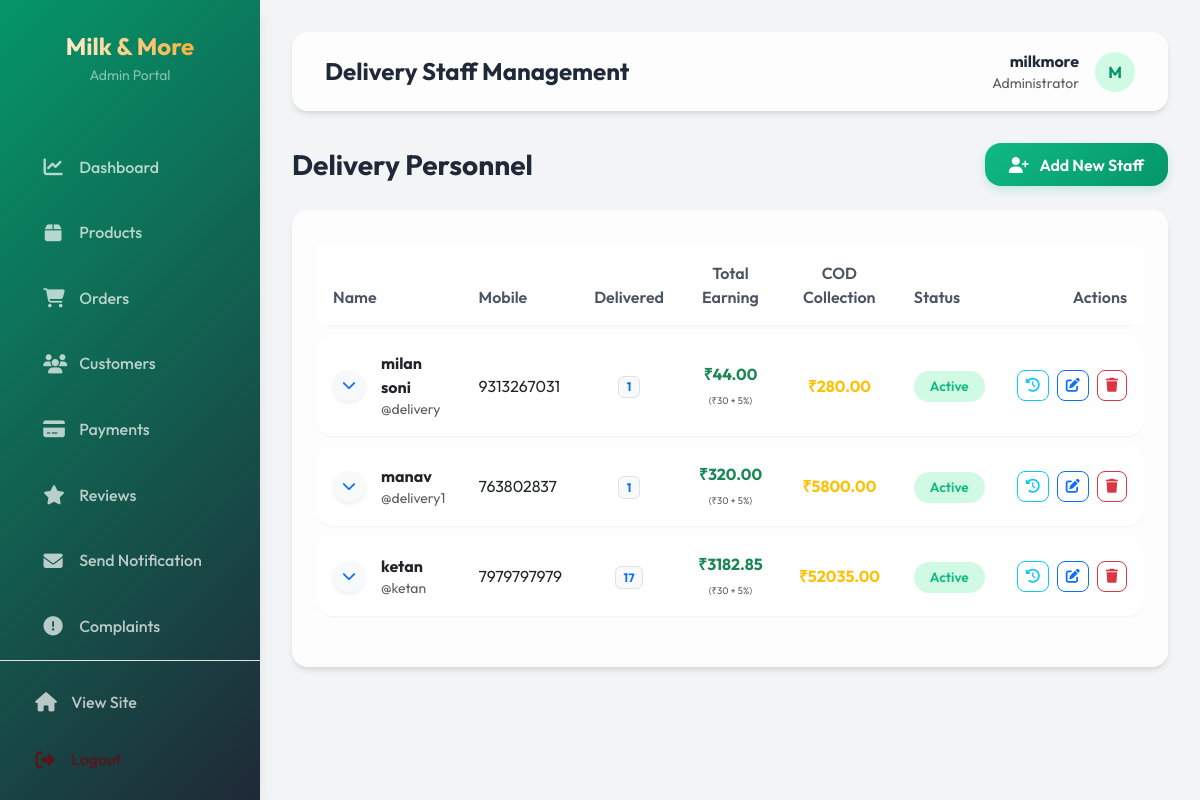
The app's page /admin-delivery-persons/ (signed in) with its own data.
### app/models.py (models this page shows, shortened)
class DeliveryPerson(models.Model):
    user = models.OneToOneField(User, on_delete=models.CASCADE)
    name = models.CharField(max_length=100)
    mobile = models.CharField(max_length=15)
    address = models.TextField()
    is_active = models.BooleanField(default=True)

### app/views.py (the view)
# urls.py: path("admin-delivery-persons/", admin_delivery_persons, name="admin-delivery-persons"),
@user_passes_test(is_admin)
def admin_delivery_persons(request):
    delivery_persons = DeliveryPerson.objects.all()
    for dp in delivery_persons:
        assigned_orders = OrderPlaced.objects.filter(delivery_person=dp).select_related('payment', 'product', 'customer').order_by('-ordered_date')
        grouped_orders = get_grouped_orders(assigned_orders)
        dp.delivered_groups = [g for g in grouped_orders if g['status'] == 'Delivered']
        dp.total_earning = sum(g['earning'] for g in dp.delivered_groups)
        dp.total_collection = sum(g['total_amount'] for g in dp.delivered_groups if g['payment'] and g['payment'].razorpay_payment_status == 'Cash On Delivery')
        dp.completed_tasks = len(dp.delivered_groups)
    return render(request, 'admin_panel/delivery_persons.html', locals())

### app/context_processors.py (called while the page is built, shortened)
def regional_restriction(request):
    is_delivery = hasattr(request.user, 'deliveryperson')
    return {
        'is_in_ahmedabad': True, # Default to True for guests/staff to avoid blocking
        'has_any_address': False,
        'show_restricted_overlay': False
    }

### app/models.py (called while the page is built)
    @property
    def total_cost(self):
        return self.quantity * self.price

### app/views.py (called while the page is built)
def is_admin(user):
    return user.is_superuser or user.is_staff

### Dairy-webapp-main/app/templates/admin_panel/delivery_persons.html (shortened to what this page needs)
{% extends 'admin_panel/base.html' %}
{% load static %}
{% block page_title %}Delivery Staff Management{% endblock %}
{% block content %}
<div class="d-flex justify-content-between align-items-center mb-4">
    <h3 class="fw-bold mb-0">Delivery Personnel</h3>
    <a href="{% url 'admin-add-delivery-person' %}" class="btn btn-premium">
        <i class="fa-solid fa-user-plus me-2"></i> Add New Staff
    </a>
</div>
<div class='glass-card'>
    <div class='table-responsive'>
        <table class='table custom-table'>
            <thead>
                <tr>
                    <th>Name</th>
                    <th>Mobile</th>
                    <th class="text-center">Delivered</th>
                    <th class="text-center">Total Earning</th>
                    <th class="text-center">COD Collection</th>
                    <th>Status</th>
                    <th class="text-end">Actions</th>
                </tr>
            </thead>
            <tbody>
                {% for dp in delivery_persons %}
                <tr class="main-row">
                    <td>
                        <div class="d-flex align-items-center gap-3">
                            <button class="btn btn-sm btn-light rounded-circle shadow-sm collapsed" type="button" data-bs-toggle="collapse" data-bs-target="#breakout{{dp.id}}" aria-expanded="false">
                                <i class="fa-solid fa-chevron-down text-primary"></i>
                            </button>
                            <div>
                                <div class='fw-bold text-dark'>{{ dp.name }}</div>
                                <div class="small text-muted">@{{ dp.user.username }}</div>
                            </div>
                        </div>
                    </td>
                    <td>{{ dp.mobile }}</td>
                    <td class="text-center">
                        <span class="badge bg-light text-primary border">{{ dp.completed_tasks }}</span>
                    </td>
                    <td class="text-center">
                        <div class="fw-bold text-success">₹{{ dp.total_earning|floatformat:2 }}</div>
                        <small class="text-muted" style="font-size: 0.6rem;">(₹30 + 5%)</small>
                    </td>
                    <td class="text-center">
                        <div class="fw-bold text-warning">₹{{ dp.total_collection|floatformat:2 }}</div>
                    </td>
                    <td>
                        <span
                            class="status-badge {% if dp.is_active %}status-delivered{% else %}status-pending{% endif %}">
                            {% if dp.is_active %}Active{% else %}Inactive{% endif %}
                        </span>
                    </td>
                    <td class="text-end">
                        <div class="d-flex justify-content-end gap-2">
                            <button class="btn btn-sm btn-outline-info collapsed" style="border-radius: 8px;" type="button" data-bs-toggle="collapse" data-bs-target="#breakout{{dp.id}}" title="View History">
                                <i class="fa-solid fa-history"></i>
                            </button>
                            <a href="{% url 'admin-update-delivery-person' dp.id %}"
                                class="btn btn-sm btn-outline-primary" style="border-radius: 8px;">
                                <i class="fa-solid fa-edit"></i>
                            </a>
                            <a href="{% url 'admin-delete-delivery-person' dp.id %}"
                                class="btn btn-sm btn-outline-danger" style="border-radius: 8px;"
                                onclick="return confirm('Are you sure you want to delete this delivery person?')">
                                <i class="fa-solid fa-trash"></i>
                            </a>
                        </div>
                    </td>
                </tr>
                {% empty %}
                <tr>
                    <td colspan='5' class='text-center py-4 text-muted'>No delivery personnel found.</td>
                </tr>
                {% endfor %}
            </tbody>
        </table>
    </div>
</div>
{% endblock %}

### Dairy-webapp-main/app/templates/admin_panel/base.html (shortened to what this page needs)
{% load static %}
<!DOCTYPE html>
<html lang="en">
<head>
    <link rel="stylesheet" href="https://cdnjs.cloudflare.com/ajax/libs/font-awesome/6.4.0/css/all.min.css">
    <link href="https://cdn.jsdelivr.net/npm/bootstrap@5.3.0/dist/css/bootstrap.min.css" rel="stylesheet">
</head>
<body>
    <div class="sidebar">
        <div class="sidebar-header">
            <h3>Milk & More</h3>
            <p class="text-white-50 small mt-1">Admin Portal</p>
        </div>
        <div class="nav-links-wrapper">
            <ul class="nav-links" style="margin-top: 0;">
                <li class="nav-item">
                    <a href="{% url 'admin-dashboard' %}"
                        class="nav-link {% if request.resolver_match.url_name == 'admin-dashboard' %}active{% endif %}">
                        <i class="fa-solid fa-chart-line"></i> Dashboard
                    </a>
                </li>
                <li class="nav-item">
                    <a href="{% url 'admin-products' %}"
                        class="nav-link {% if 'product' in request.resolver_match.url_name %}active{% endif %}">
                        <i class="fa-solid fa-box"></i> Products
                    </a>
                </li>
                <li class="nav-item">
                    <a href="{% url 'admin-orders' %}"
                        class="nav-link {% if 'order' in request.resolver_match.url_name and 'delivery-person' not in request.resolver_match.url_name %}active{% endif %}">
                        <i class="fa-solid fa-cart-shopping"></i> Orders
                    </a>
                </li>
                <li class="nav-item">
                    <a href="{% url 'admin-customers' %}"
                        class="nav-link {% if 'customer' in request.resolver_match.url_name %}active{% endif %}">
                        <i class="fa-solid fa-users"></i> Customers
                    </a>
                </li>
                <li class="nav-item">
                    <a href="{% url 'admin-payments' %}"
                        class="nav-link {% if 'payment' in request.resolver_match.url_name %}active{% endif %}">
                        <i class="fa-solid fa-credit-card"></i> Payments
                    </a>
                </li>
                <li class="nav-item">
                    <a href="{% url 'admin-reviews' %}"
                        class="nav-link {% if 'review' in request.resolver_match.url_name %}active{% endif %}">
                        <i class="fa-solid fa-star"></i> Reviews
                    </a>
                </li>
                <li class="nav-item">
                    <a href="{% url 'admin-send-notification' %}"
                        class="nav-link {% if request.resolver_match.url_name == 'admin-send-notification' %}active{% endif %}">
                        <i class="fa-solid fa-envelope"></i> Send Notification
                    </a>
                </li>
                <li class="nav-item">
                    <a href="{% url 'admin-complaints' %}"
                        class="nav-link {% if 'complaint' in request.resolver_match.url_name %}active{% endif %}">
                        <i class="fa-solid fa-circle-exclamation"></i> Complaints
                    </a>
                </li>
                <li class="nav-item">
                </li>
            </ul>
        </div>
        <div class="sidebar-footer p-3 border-top border-white-25">
            <ul class="nav-links m-0">
                <li class="nav-item p-0">
                    <a href="{% url 'home' %}" class="nav-link">
                        <i class="fa-solid fa-house"></i> View Site
                    </a>
                </li>
                <li class="nav-item p-0 mt-2">
                    <a href="{% url 'logout' %}" class="nav-link text-danger-emphasis">
                        <i class="fa-solid fa-right-from-bracket"></i> Logout
                    </a>
                </li>
            </ul>
        </div>
    </div>
    <div class="main-content">
        <header class="top-header animate-fade-in">
            <div class="page-info">
                <h4 class="mb-0 fw-bold">{% block page_title %}Dashboard{% endblock %}</h4>
            </div>
            <div class="user-profile">
                <div class="text-end d-none d-md-block">
                    <p class="mb-0 fw-bold">{{ request.user.username }}</p>
                    <p class="mb-0 small text-muted">Administrator</p>
                </div>
                <div class="user-avatar text-uppercase">
                    {{ request.user.username|slice:":1" }}
                </div>
            </div>
        </header>
        <div class="animate-fade-in" style="animation-delay: 0.1s;">
            {% block content %}{% endblock %}
        </div>
    </div>
</body>
</html>

### Dairy-webapp-main/app/templates/admin_panel/base.html (style rules this page uses)
:root { --emerald: #10b981; --emerald-dark: #059669; --emerald-light: #d1fae5; --gold: #f59e0b; --gold-dark: #d97706; --dark: #1f2937; --light: #f9fafb; --white: #ffffff; --glass: rgba(255, 255, 255, 0.8); --shadow-sm: 0 1px 2px 0 rgba(0, 0, 0, 0.05); --shadow: 0 4px 6px -1px rgba(0, 0, 0, 0.1), 0 2px 4px -1px rgba(0, 0, 0, 0.06); --shadow-lg: 0 10px 15px -3px rgba(0, 0, 0, 0.1), 0 4px 6px -2px rgba(0, 0, 0, 0.05); --radius: 16px; }
body { font-family: 'Outfit', sans-serif; background-color: #f3f4f6; color: var(--dark); margin: 0; padding: 0; overflow-x: hidden; }
.sidebar { width: 260px; height: 100vh; position: fixed; left: 0; top: 0; background: linear-gradient(135deg, var(--emerald-dark), var(--dark)); color: white; transition: all 0.3s ease; z-index: 1000; box-shadow: var(--shadow-lg); display: flex; flex-direction: column; }
.sidebar-header { padding: 2rem 1.5rem; text-align: center; flex-shrink: 0; }
.nav-links-wrapper { flex-grow: 1; overflow-y: auto; padding-bottom: 2rem; }
.nav-links-wrapper { -ms-overflow-style: none; scrollbar-width: none; }
.sidebar-header h3 { font-weight: 700; font-size: 1.5rem; margin: 0; background: linear-gradient(to right, #fff, var(--gold)); -webkit-background-clip: text; background-clip: text; -webkit-text-fill-color: transparent; }
.nav-links { list-style: none; padding: 0; margin-top: 2rem; }
.nav-item { padding: 0.5rem 1.5rem; }
.nav-link { color: rgba(255, 255, 255, 0.7); text-decoration: none; display: flex; align-items: center; padding: 0.8rem 1.2rem; border-radius: var(--radius); transition: all 0.3s ease; font-weight: 500; }
.nav-link i { margin-right: 1rem; font-size: 1.2rem; width: 20px; text-align: center; }
.main-content { margin-left: 260px; padding: 2rem; transition: all 0.3s ease; min-height: 100vh; }
.top-header { display: flex; justify-content: space-between; align-items: center; margin-bottom: 2rem; background: var(--glass); backdrop-filter: blur(10px); padding: 1rem 2rem; border-radius: var(--radius); box-shadow: var(--shadow); border: 1px solid rgba(255, 255, 255, 0.3); }
.user-profile { display: flex; align-items: center; gap: 1rem; }
.user-avatar { width: 40px; height: 40px; border-radius: 50%; background: var(--emerald-light); display: flex; align-items: center; justify-content: center; color: var(--emerald-dark); font-weight: 700; }
.glass-card { background: var(--glass); backdrop-filter: blur(10px); border-radius: var(--radius); padding: 1.5rem; border: 1px solid rgba(255, 255, 255, 0.3); box-shadow: var(--shadow); transition: all 0.3s ease; }
.btn-premium { background: linear-gradient(135deg, var(--emerald), var(--emerald-dark)); color: white; border: none; padding: 0.6rem 1.5rem; border-radius: var(--radius); font-weight: 600; transition: all 0.3s ease; box-shadow: 0 4px 10px rgba(16, 185, 129, 0.2); }
.custom-table { width: 100%; border-collapse: separate; border-spacing: 0 10px; }
.custom-table tr { background: var(--white); border-radius: var(--radius); box-shadow: var(--shadow-sm); transition: all 0.2s ease; }
.custom-table th { border: none; padding: 1rem; font-weight: 600; color: #4b5563; }
.custom-table td { border: none; padding: 1rem; vertical-align: middle; }
.custom-table td:first-child { border-top-left-radius: var(--radius); border-bottom-left-radius: var(--radius); }
.custom-table td:last-child { border-top-right-radius: var(--radius); border-bottom-right-radius: var(--radius); }
.status-badge { padding: 0.4rem 1rem; border-radius: 50px; font-size: 0.85rem; font-weight: 600; }
.status-delivered { background: #d1fae5; color: #10b981; }
.animate-fade-in { animation: fadeIn 0.5s ease forwards; }

### Dairy-webapp-main/app/templates/admin_panel/delivery_persons.html (style rules this page uses)
[data-bs-toggle="collapse"] i { transition: transform 0.35s ease; }
.custom-table tr.main-row { transition: all 0.3s ease; }

### records on screen
DeliveryPerson: name "milan soni", user.username "delivery", mobile "9313267031", completed_tasks "1", total_earning "44.00", total_collection "280.00", is_active "Active"
DeliveryPerson: name "manav", user.username "delivery1", mobile "763802837", completed_tasks "1", total_earning "320.00", total_collection "5800.00", is_active "Active"
DeliveryPerson: name "ketan", user.username "ketan", mobile "7979797979", completed_tasks "17", total_earning "3182.85", total_collection "52035.00", is_active "Active"

### other values on screen
{{ request.user.username }} "milkmore"
{{ request.user.username|slice:":1" }} "M"
